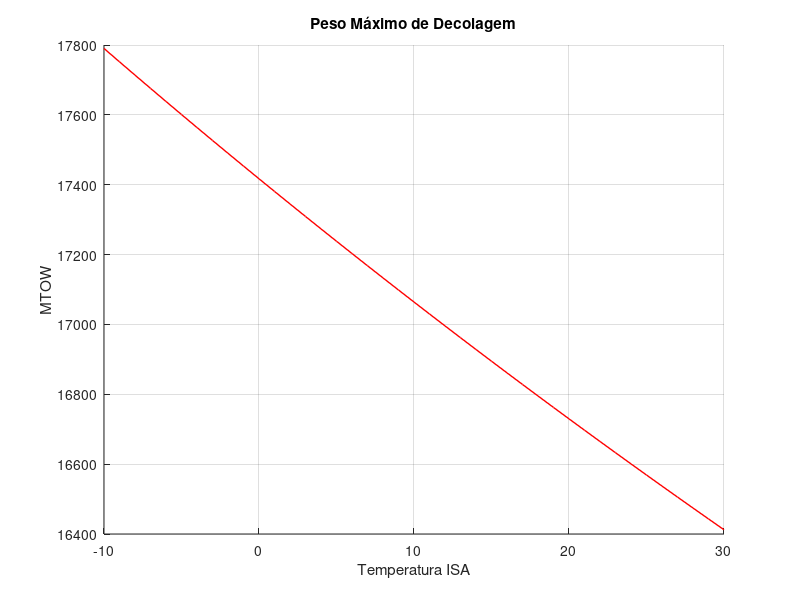

This figure's MATLAB source: (Note: this script raises an error after producing the figure.)
%Exercicio 5-c

%Parte 3: Comdição mais restritiva: OEI - One Engine Inoperative

gradiente = 2.4/100; % Gradiente de subida 2.4% (altura ganha por distância horizontal percorrida)
gama = atan(gradiente); % ângulo de subida arco tangente do gradiente

g = 9.80665; %m/s^2 aceleração da gravidade

S = 88; % especificado

Clmax = 2.5; % especificado

Clzero = 0.3; % especificado

Cl = Clmax/(1.2^2); % explicação no relatório

Cd = 0.03 + 0.07 * (Cl ^ 2); % valor para Cd de acordo com a polar de arrasto

deltaT = 1; % especificado (100%)

%------Cálculo do rho-------------

R = 287; % J/Kg K SL
Tzero = 288.15; % K (15˚C) SL
rhozero = 1.225; %Kg/m^3 densidade no nivel do mar

pzero = rhozero*R*Tzero; %pressao SL

Tlinha = Tzero-10:Tzero+30; % Vetor com temperaturas entre ISA-10 e ISA+30 SL

rho = pzero./(R.*Tlinha); % rho para as temperaturas entre ISA-10 e ISA30 SL

%--------Fim cálculo rho------------

T = (deltaT .* ((rho/1.225).^0.6).*55600)/2; % especificado - Potência total pela metade por ter apenas um motor operando

Resultados = zeros(length(rho), 4); % [Vestol, Vlof, D, m]

for j = 1:1:length(rho)

    func = @(x)[
        x(1) - sqrt((2*x(4)*g*cos(gama))/(rho(j)*S*Clmax)); % Slide n 29 (Aula: Envelopes de Voo) x(1) = Vestol
    
        x(2) - (1.2*x(1)); % especificado x(2) = Vlof
    
        x(3) - ((1/2) * rho(j) * (x(2)^2) * S * Cd); %calculo de D -> x(3) = D
    
        x(4) - ((T(j)-x(3))/(g*sin(gama))); %subida permanente -> x(4) = m    
    ];

    x0 = [400, 440, 40000, 33000];

    opts = optimset('Diagnostics','off', 'Display','off');

    sol = fsolve(func, x0, opts);

    Resultados(j, :) = sol;
end

figure; hold on;
plot(Tlinha-288.15, Resultados(:,4)', "LineWidth",1, "Color","r");
grid on;
ylabel("MTOW");
xlabel("Temperatura ISA");
title("Peso Máximo de Decolagem");
subtitle("");